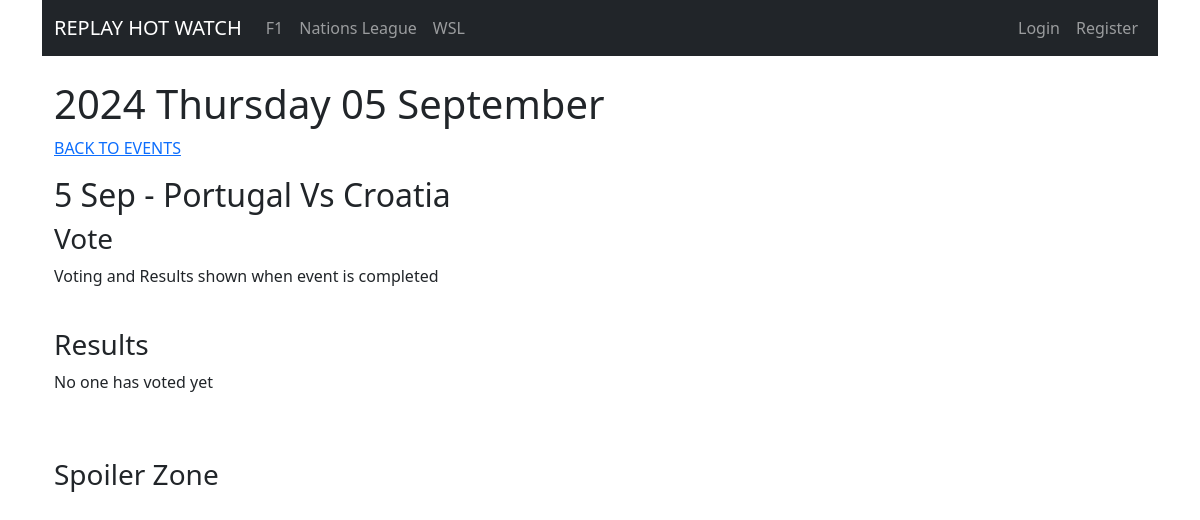
The page /core/events/1053/ on the database its author committed.
### core/models.py (models this page shows, shortened)
class Event(models.Model):
    event_list = models.ForeignKey(Competition, on_delete=models.CASCADE, related_name='events')
    event_type = models.CharField(max_length=50)  # e.g., 'race', 'qualifying', 'sprint', 'sprint shootout', 'match'.
    date_time = models.DateTimeField()
    idEvent = models.CharField(max_length=255, default="")
    video_id = models.CharField(max_length=255, null=True, default="")
    finished = models.BooleanField(default=False)

class Competition(models.Model):
    league = models.CharField(max_length=255, default="")
    name = models.CharField(max_length=255)
    date = models.DateField()

### core/views.py (the view)
# urls.py: path('events/<int:event_id>/', views.event, name='event'),
def event(request, event_id):
    event = get_object_or_404(Event, id=event_id)
    rating_text = {
        5: "Hot! Definitely Worth Watching the Full Replay",
        4: "",
        3: "Mid temp! Worth Watching the Highlights",
        2: "",
        1: "Cold! Just Check the Results"
    }
    video_id = event.video_id.split('=')[-1] if event.video_id else None
    return render(request, 'core/event.html', {'event': event, 'rating_text': rating_text, 'video_id': video_id})

### core/templates/core/event.html (shortened to what this page needs)
{% extends 'base_menu.html' %}
{% block content %}
<div class="container">
        <div>
            <br>
            <h1>{{ event.event_list.date|date:"Y" }} {{ event.event_list.name }}</h1>
            <p><a href="{% url 'core:event_list' event.event_list.id %}">BACK TO EVENTS</a></p>
            <h2>{{ event.date_time|date:"j M" }} - {{ event.event_type|title }}</h2>
        </div>
        {% include 'core/vote.html' %}
    <br>
    <div>
        <h3>Results</h3>
        {% if event.rating.voters.all|length == 0 %}
            <p>No one has voted yet</p>
            {% endif %}
            <br>
            <br>
    </div>
    <div>
        <h3>Spoiler Zone</h3>
</div>
{% endblock %}

### rows shown on the page
Event: event_list "2024", event_list.name "Thursday 05 September", date_time "5 Sep", event_type "Portugal Vs Croatia"
